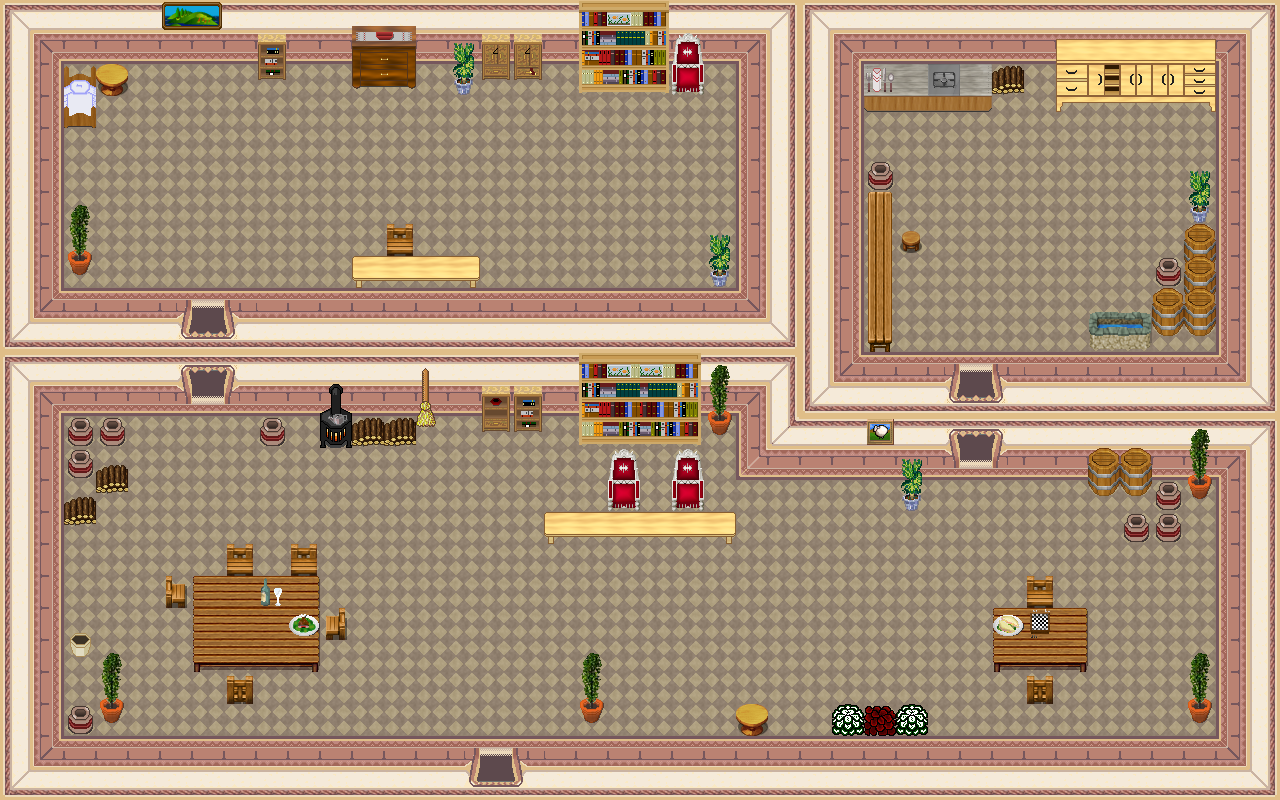

Tiled map render using the project's own tile images. Description and the map definition, with tile-layer contents summarised, below:
An orthogonal 40x25 tile map with 32x32 px tiles, 4 tile layers (0_floor, 1_terrain, 2_object, 3_roof), 3 hidden layers not drawn, 37 tilesets.

<map version="1.0" tiledversion="1.1.3" orientation="orthogonal" renderorder="right-down" width="40" height="25" tilewidth="32" tileheight="32" infinite="0" nextobjectid="1">
 <tileset firstgid="1" name="wall" tilewidth="32" tileheight="32" tilecount="16" columns="2">
  <image source="../../tileset/building/wall/int_wall_pale.png" width="64" height="256" />
 </tileset>
 <tileset firstgid="17" name="wall2" tilewidth="32" tileheight="32" tilecount="20" columns="2">
  <image source="../../tileset/building/wall/int_wall_purple.png" width="64" height="320" />
 </tileset>
 <tileset firstgid="37" name="entrance" tilewidth="32" tileheight="32" tilecount="36" columns="9">
  <image source="../../tileset/building/entrance/pale_red_ns.png" width="288" height="128" />
 </tileset>
 <tileset firstgid="73" name="entrance details" tilewidth="32" tileheight="32" tilecount="6" columns="3">
  <image source="../../tileset/building/entrance/detail_ns.png" width="96" height="64" />
 </tileset>
 <tileset firstgid="79" name="../../tileset/ground/brown_paving.png" tilewidth="32" tileheight="32" tilecount="2" columns="2">
  <image source="../../tileset/ground/brown_paving.png" width="64" height="32" />
 </tileset>
 <tileset firstgid="81" name="../../tileset/furniture/table/long_side_on_pale.png" tilewidth="32" tileheight="32" tilecount="3" columns="3">
  <image source="../../tileset/furniture/table/long_side_on_pale.png" width="96" height="32" />
 </tileset>
 <tileset firstgid="84" name="../../tileset/furniture/table/wooden_rectangular.png" tilewidth="32" tileheight="32" tilecount="9" columns="3">
  <image source="../../tileset/furniture/table/wooden_rectangular.png" width="96" height="96" />
 </tileset>
 <tileset firstgid="93" name="../../tileset/furniture/picture/sheep_picture.png" tilewidth="32" tileheight="32" tilecount="1" columns="1">
  <image source="../../tileset/furniture/picture/sheep_picture.png" width="32" height="32" />
 </tileset>
 <tileset firstgid="94" name="../../tileset/furniture/shelve/bright_bookshelf_and_cupboard.png" tilewidth="32" tileheight="32" tilecount="6" columns="3">
  <image source="../../tileset/furniture/shelve/bright_bookshelf_and_cupboard.png" width="96" height="64" />
 </tileset>
 <tileset firstgid="100" name="../../tileset/furniture/shelve/bright_bookshelf.png" tilewidth="32" tileheight="32" tilecount="9" columns="3">
  <image source="../../tileset/furniture/shelve/bright_bookshelf.png" width="96" height="96" />
 </tileset>
 <tileset firstgid="109" name="../../tileset/furniture/other/drawer.png" tilewidth="32" tileheight="32" tilecount="6" columns="2">
  <image source="../../tileset/furniture/other/drawer.png" width="64" height="96" />
 </tileset>
 <tileset firstgid="115" name="../../tileset/furniture/kitchen/warmer.png" tilewidth="32" tileheight="32" tilecount="2" columns="1">
  <image source="../../tileset/furniture/kitchen/warmer.png" width="32" height="64" />
 </tileset>
 <tileset firstgid="117" name="../../tileset/furniture/chair/wooden.png" tilewidth="32" tileheight="32" tilecount="5" columns="5">
  <image source="../../tileset/furniture/chair/wooden.png" width="160" height="32" />
 </tileset>
 <tileset firstgid="122" name="../../tileset/furniture/bed/single_blue.png" tilewidth="32" tileheight="32" tilecount="2" columns="1">
  <image source="../../tileset/furniture/bed/single_blue.png" width="32" height="64" />
 </tileset>
 <tileset firstgid="124" name="../../tileset/furniture/table/wooden_pale.png" tilewidth="32" tileheight="32" tilecount="1" columns="1">
  <image source="../../tileset/furniture/table/wooden_pale.png" width="32" height="32" />
 </tileset>
 <tileset firstgid="125" name="../../tileset/item/drink/bottle_and_glass.png" tilewidth="32" tileheight="32" tilecount="1" columns="1">
  <image source="../../tileset/item/drink/bottle_and_glass.png" width="32" height="32" />
 </tileset>
 <tileset firstgid="126" name="../../tileset/item/food/meals_2.png" tilewidth="32" tileheight="32" tilecount="2" columns="1">
  <image source="../../tileset/item/food/meals_2.png" width="32" height="64" />
 </tileset>
 <tileset firstgid="128" name="../../tileset/item/pot/pot_burgundy.png" tilewidth="32" tileheight="32" tilecount="1" columns="1">
  <image source="../../tileset/item/pot/pot_burgundy.png" width="32" height="32" />
 </tileset>
 <tileset firstgid="129" name="../../tileset/item/brush.png" tilewidth="32" tileheight="32" tilecount="3" columns="1">
  <image source="../../tileset/item/brush.png" width="32" height="96" />
 </tileset>
 <tileset firstgid="132" name="../../tileset/plant/indoor/pot_plant.png" tilewidth="32" tileheight="32" tilecount="3" columns="1">
  <image source="../../tileset/plant/indoor/pot_plant.png" width="32" height="96" />
 </tileset>
 <tileset firstgid="135" name="../../tileset/furniture/other/chess.png" tilewidth="32" tileheight="32" tilecount="1" columns="1">
  <image source="../../tileset/furniture/other/chess.png" width="32" height="32" />
 </tileset>
 <tileset firstgid="136" name="../../tileset/furniture/chair/throne_small.png" tilewidth="32" tileheight="32" tilecount="2" columns="1">
  <image source="../../tileset/furniture/chair/throne_small.png" width="32" height="64" />
 </tileset>
 <tileset firstgid="138" name="../../tileset/furniture/picture/large_island.png" tilewidth="32" tileheight="32" tilecount="2" columns="2">
  <image source="../../tileset/furniture/picture/large_island.png" width="64" height="32" />
 </tileset>
 <tileset firstgid="140" name="../../tileset/furniture/table/table_with_hob.png" tilewidth="32" tileheight="32" tilecount="5" columns="5">
  <image source="../../tileset/furniture/table/table_with_hob.png" width="160" height="32" />
 </tileset>
 <tileset firstgid="145" name="../../tileset/furniture/other/furniture_pine.png" tilewidth="32" tileheight="32" tilecount="16" columns="4">
  <image source="../../tileset/furniture/other/furniture_pine.png" width="128" height="128" />
 </tileset>
 <tileset firstgid="161" name="../../tileset/furniture/table/table_with_beer.png" tilewidth="32" tileheight="32" tilecount="8" columns="4">
  <image source="../../tileset/furniture/table/table_with_beer.png" width="128" height="64" />
 </tileset>
 <tileset firstgid="169" name="../../tileset/furniture/table/long_front_on.png" tilewidth="32" tileheight="32" tilecount="3" columns="1">
  <image source="../../tileset/furniture/table/long_front_on.png" width="32" height="96" />
 </tileset>
 <tileset firstgid="172" name="../../tileset/furniture/crockery/knife_spoon.png" tilewidth="32" tileheight="32" tilecount="1" columns="1">
  <image source="../../tileset/furniture/crockery/knife_spoon.png" width="32" height="32" />
 </tileset>
 <tileset firstgid="173" name="../../tileset/furniture/sink/pale_brown_stone.png" tilewidth="32" tileheight="32" tilecount="4" columns="2">
  <image source="../../tileset/furniture/sink/pale_brown_stone.png" width="64" height="64" />
 </tileset>
 <tileset firstgid="177" name="../../tileset/item/pot/small_barrel.png" tilewidth="32" tileheight="32" tilecount="2" columns="1">
  <image source="../../tileset/item/pot/small_barrel.png" width="32" height="64" />
 </tileset>
 <tileset firstgid="179" name="../../tileset/plant/indoor/pot_plant_1.png" tilewidth="32" tileheight="32" tilecount="12" columns="6">
  <image source="../../tileset/plant/indoor/pot_plant_1.png" width="192" height="64" />
 </tileset>
 <tileset firstgid="191" name="logic/collision" tilewidth="32" tileheight="32" tilecount="1" columns="1">
  <image source="../../tileset/logic/collision.png" width="32" height="32" />
 </tileset>
 <tileset firstgid="192" name="logic/portal" tilewidth="32" tileheight="32" tilecount="7" columns="7">
  <image source="../../tileset/logic/portal.png" width="224" height="32" />
 </tileset>
 <tileset firstgid="199" name="sheep food" tilewidth="32" tileheight="32" tilecount="1" columns="1">
  <image source="../../tileset/logic/item/sheepfood.png" width="32" height="32" />
 </tileset>
 <tileset firstgid="200" name="hosta" tilewidth="32" tileheight="32" tilecount="9" columns="3">
  <image source="../../tileset/plant/bush/hosta.png" width="96" height="96" />
 </tileset>
 <tileset firstgid="209" name="mtpot" tilewidth="32" tileheight="32" tilecount="3" columns="1">
  <image source="../../tileset/item/pot/empty_pot.png" width="32" height="96" />
 </tileset>
 <tileset firstgid="212" name="item/firewood" tilewidth="32" tileheight="32" tilecount="12" columns="3">
  <image source="../../tileset/item/firewood.png" width="96" height="128" />
 </tileset>
 <layer name="0_floor" width="40" height="25">
  <data>[1000 cells, 756 non-empty, 1 distinct tile ids]</data>
 </layer>
 <layer name="1_terrain" width="40" height="25">
  <data>[1000 cells, 533 non-empty, 81 distinct tile ids]</data>
 </layer>
 <layer name="2_object" width="40" height="25">
  <data>[1000 cells, 53 non-empty, 35 distinct tile ids]</data>
 </layer>
 <layer name="3_roof" width="40" height="25">
  <data>[1000 cells, 39 non-empty, 13 distinct tile ids]</data>
 </layer>
 <layer name="objects" width="40" height="25" visible="0">
  <data>[1000 cells, 3 non-empty, 2 distinct tile ids]</data>
 </layer>
 <layer name="collision" width="40" height="25" visible="0" opacity="0.36">
  <data>[1000 cells, 513 non-empty, 1 distinct tile ids]</data>
 </layer>
 <layer name="protection" width="40" height="25" visible="0">
  <data>[1000 cells, 0 non-empty, 0 distinct tile ids]</data>
 </layer>
</map>
